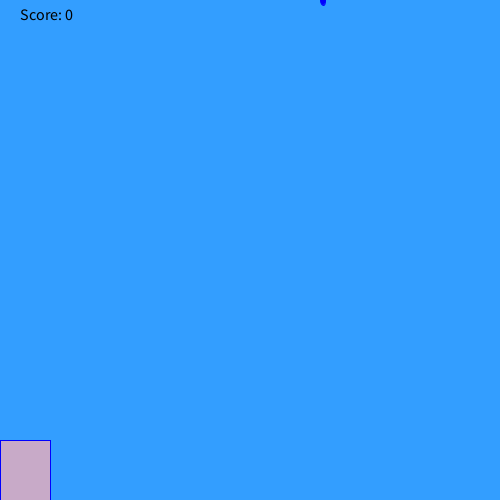
Frame 1 (no input)
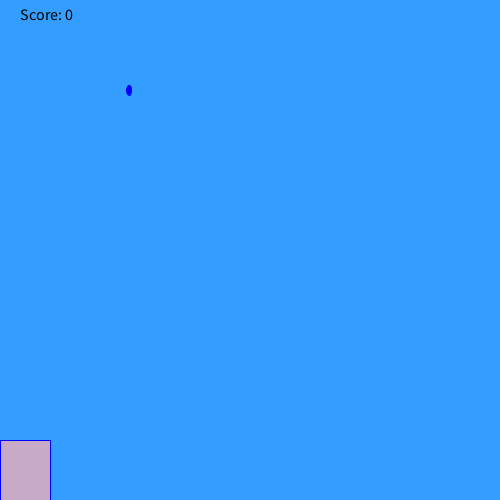
Frame 60 (the mouse pressed at the canvas centre just before this capture)
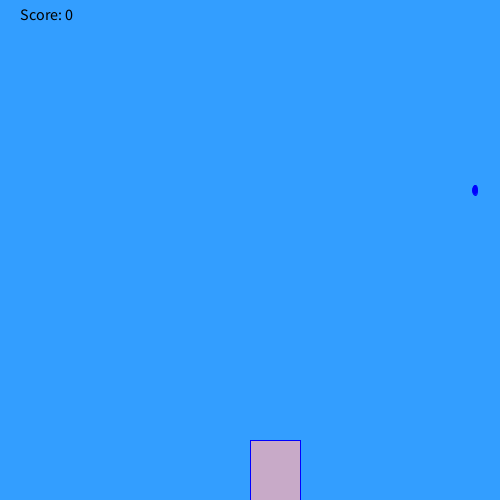
Frame 120 (the mouse held since frame 60 and released just before this capture)

The Processing sketch that drew these frames (run headless with seeded random() and noise(); from frame 60 on, the mouse is pressed at the canvas centre):

// Processing sketch: raingame
// ── raingame.pde

int Y = 0;
int score = 0;
int randomNumber;
void setup() {
size(500, 500); 
 randomNumber = (int) random(width);
}


void draw() {
  background(51, 158, 255);
  fill(0, 0, 255);
  stroke(0, 0, 255);
  ellipse(randomNumber, Y, 5, 10);
  Y+=10;
  
  fill(200, 170, 200);
  rect(mouseX, height-60, 50, 60);
    
  if (Y == height-60) {
    checkCatch(randomNumber);
  }
  if(Y == height) {
    Y=0;
    randomNumber = (int) random(width);
  }
    fill(0, 0, 0);
    textSize(16);
    text("Score: " + score, 20, 20);
}
void checkCatch(int x){
         if (x > mouseX && x < mouseX+50)
            score++;
         else if (score > 0) 
            score--;
        println("Your score is now: " + score);
}
    
